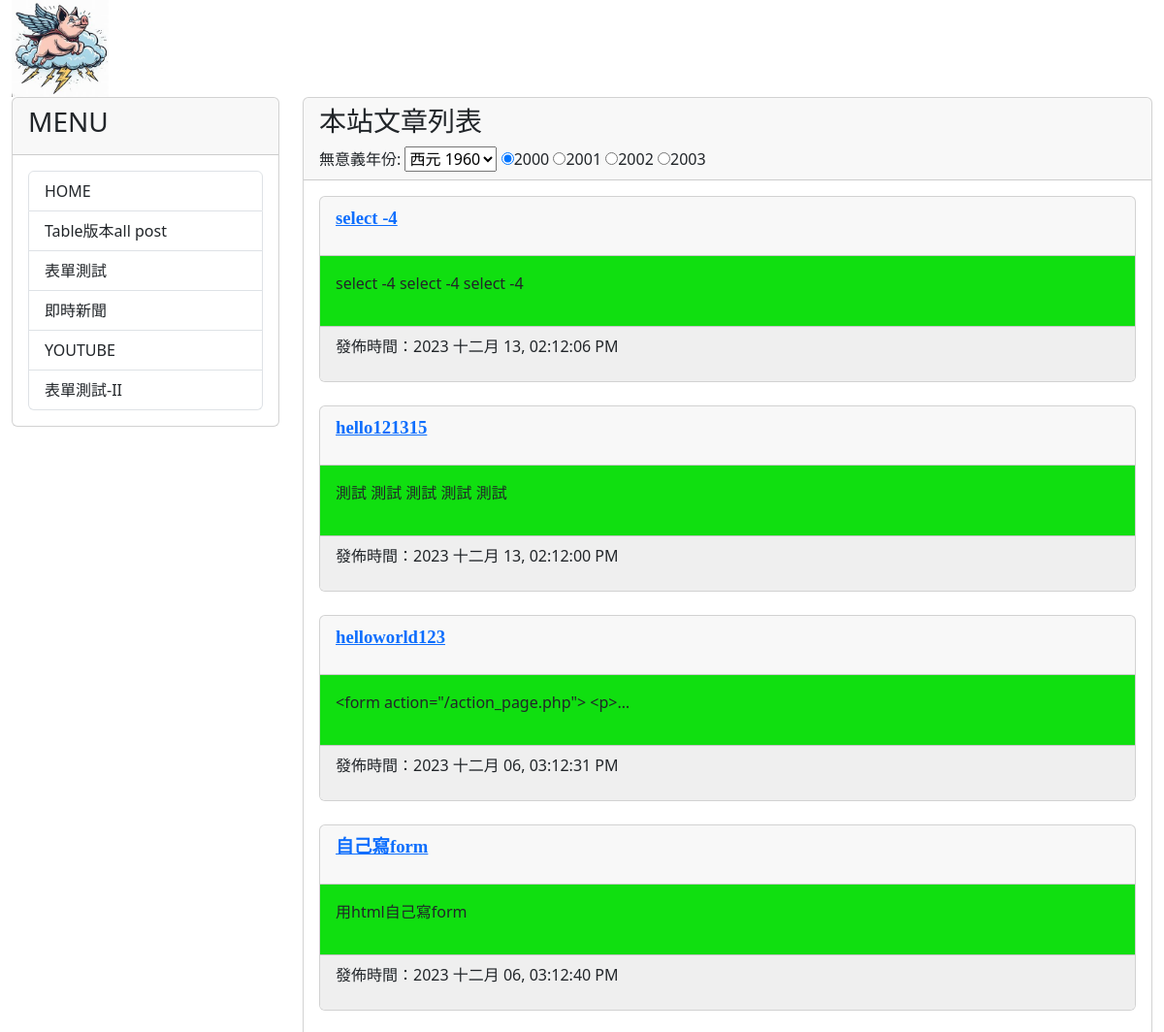
The app's page / (upper part), older data.
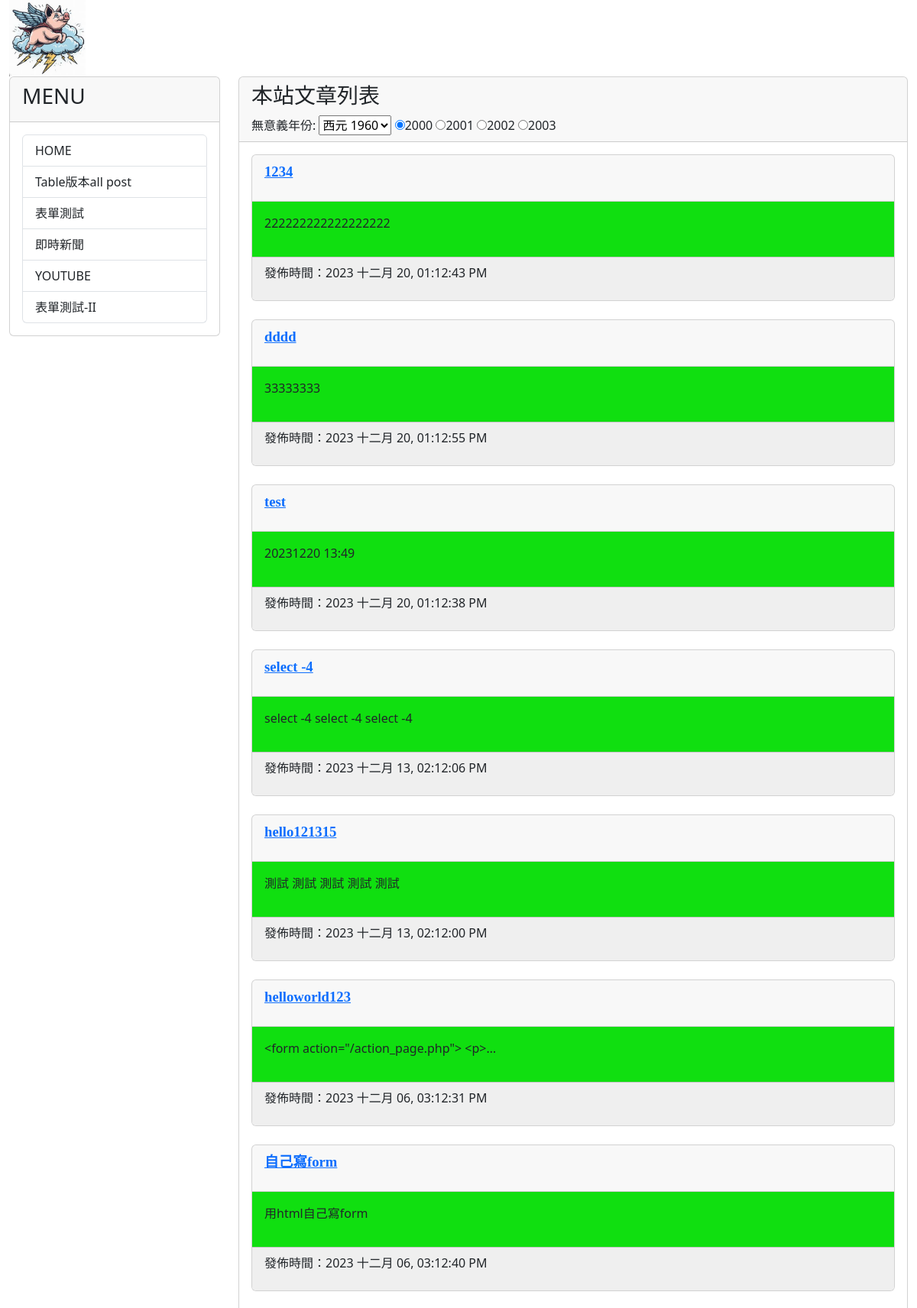
The same page, newer data.
### mysite/models.py (models this page shows, shortened)
class Post(models.Model):
    title = models.CharField(max_length = 200)
    slug = models.CharField(max_length = 200)
    body = models.TextField()
    category = models.TextField(null=True)
    pub_date = models.DateTimeField(auto_now_add=True)
    class Meta:
        ordering = ('-pub_date', )

### mysite/views.py (the view)
# urls.py: path('', mv.homepage, name="homepage"),
def homepage(request):
    posts = Post.objects.all()
    now = datetime.now()
    hour = now.timetuple().tm_hour
    years = range(1960,2024)
    return render(request, 'index.html', locals())

### mysite/templates/index.html (shortened to what this page needs)
{% extends "base2.html" %}
{% block headmessage %}
<h3 style='font-family:標楷體;'>本站文章列表</h3>
<label for="byear">無意義年份:</label>
<select name="byear">
    {% for year in years %}
    <option value="{{year}}">西元 {{year}}</option>
    {% endfor %}
</select>
<input type='radio' name='ryear' checked>2000</input>
<input type='radio' name='ryear'>2001</input>
<input type='radio' name='ryear'>2002</input>
<input type='radio' name='ryear'>2003</input>
{% endblock headmessage %}
{% block content %}
{% for post in posts %}
<div class='card'>
    <div class='card-header'>
        <p style='font-family:微軟正黑體;font-size:14pt;font-weight:bold;'>
            <a href='/post/{{post.slug}}'>{{ post.title }}</a>
        </p>
    </div>
    <div class='card-body' style='background-color:#10DF10'>
        <p>
           {{ post.body | truncatechars:40 }}
        </p>
    </div>
    <div class='card-footer'  style='background-color:#efefef'>
        <p>
            發佈時間：{{ post.pub_date | date:"Y M d, h:m:s A"}}
        </p>
    </div>
</div>
<br>
{% endfor %}
{% endblock content %}

Row changes from the older to the newer data that the page shows:
added Post: title "1234", body "222222222222222222", pub_date "2023 十二月 20, 01:12:43 PM"
added Post: title "dddd", body "33333333", pub_date "2023 十二月 20, 01:12:55 PM"
added Post: title "test", body "20231220 13:49", pub_date "2023 十二月 20, 01:12:38 PM"
